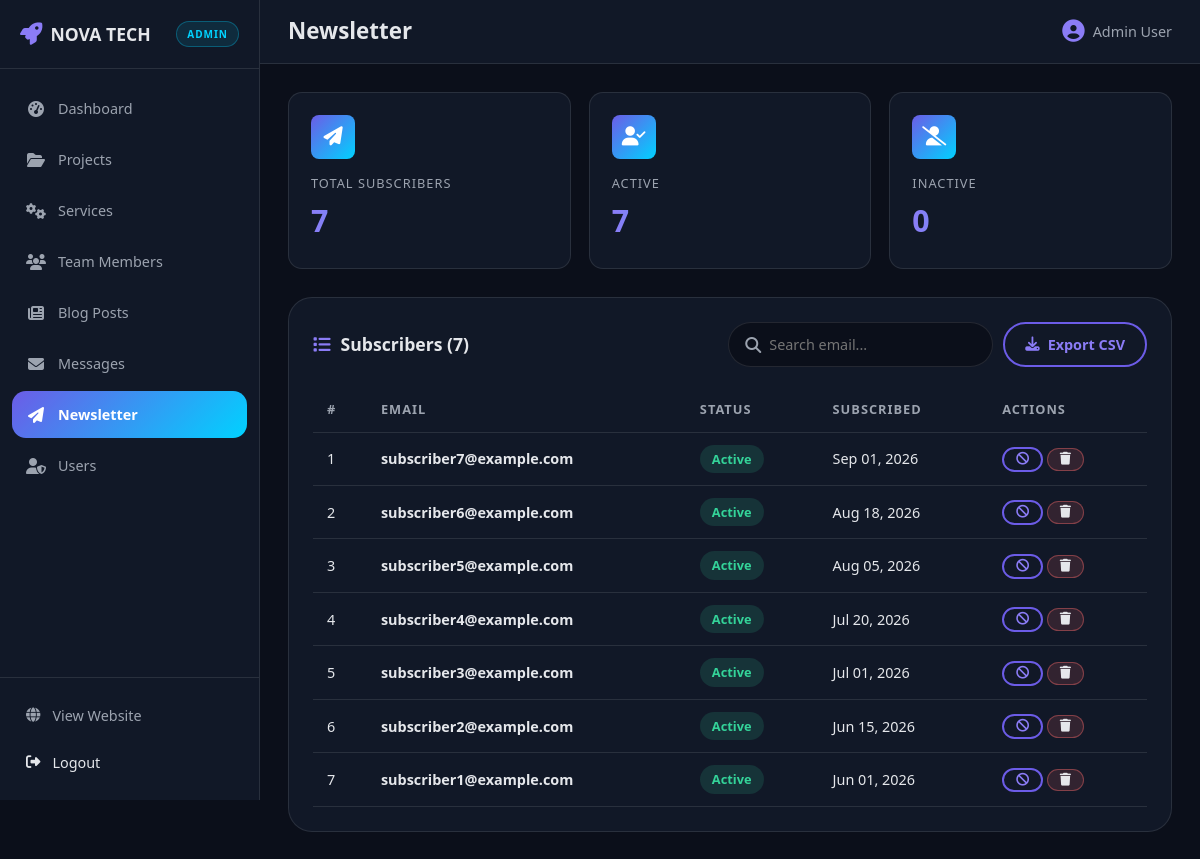
/admin/newsletter.php (signed in), run on the app's committed database.
### tables this page shows
CREATE TABLE IF NOT EXISTS newsletter_subscribers (
    id INT AUTO_INCREMENT PRIMARY KEY,
    email VARCHAR(255) NOT NULL UNIQUE,
    is_active TINYINT(1) DEFAULT 1,
    created_at TIMESTAMP DEFAULT CURRENT_TIMESTAMP,
    INDEX idx_email (email),
    INDEX idx_active (is_active)
);

### includes/functions.php (called while the page is built, shortened)
<?php
function sanitize($input) {
    return htmlspecialchars(trim($input), ENT_QUOTES, 'UTF-8');
}
function fetch_all($pdo, $sql, $params = []) {
    $stmt = $pdo->prepare($sql);
    $stmt->execute($params);
    return $stmt->fetchAll();
}
function count_rows($pdo, $sql, $params = []) {
    $stmt = $pdo->prepare($sql);
    $stmt->execute($params);
    $result = $stmt->fetch();
    return $result['total'] ?? 0;
}
function format_date($date, $format = 'M d, Y') {
    return date($format, strtotime($date));
}

### admin/newsletter.php (the view, shortened to what this page needs)
<?php
require_once __DIR__ . '/../config/database.php';
require_once __DIR__ . '/../includes/functions.php';
$search = trim($_GET['search'] ?? '');
$where = '';
$params = [];
$subscribers = fetch_all($pdo, "SELECT * FROM newsletter_subscribers $where ORDER BY created_at DESC", $params);
$total_count = count_rows($pdo, "SELECT COUNT(*) as total FROM newsletter_subscribers");
$active_count = count_rows($pdo, "SELECT COUNT(*) as total FROM newsletter_subscribers WHERE is_active = 1");
include __DIR__ . '/includes/layout_start.php';
?>
<div class="admin-cards" style="grid-template-columns:repeat(3,1fr);">
    <div class="admin-card">
        <div class="admin-card__icon"><i class="fas fa-paper-plane"></i></div>
        <div class="admin-card__label">Total Subscribers</div>
        <div class="admin-card__value"><?= (int)$total_count ?></div>
    </div>
    <div class="admin-card">
        <div class="admin-card__icon"><i class="fas fa-user-check"></i></div>
        <div class="admin-card__label">Active</div>
        <div class="admin-card__value"><?= (int)$active_count ?></div>
    </div>
    <div class="admin-card">
        <div class="admin-card__icon"><i class="fas fa-user-slash"></i></div>
        <div class="admin-card__label">Inactive</div>
        <div class="admin-card__value"><?= (int)($total_count - $active_count) ?></div>
    </div>
</div>
<div class="admin-panel">
    <div class="admin-panel__tools">
        <h2 class="admin-panel__title" style="margin:0;"><i class="fas fa-list"></i> Subscribers (<?= count($subscribers) ?>)</h2>
        <div style="display:flex;gap:10px;flex-wrap:wrap;">
            <form method="GET" class="admin-search">
                <i class="fas fa-search"></i>
                <input type="text" name="search" placeholder="Search email..." value="<?= sanitize($search) ?>">
            </form>
            <a href="?export=1<?= $search ? '&amp;search=' . urlencode($search) : '' ?>" class="btn btn--outline btn--sm"><i class="fas fa-download"></i> Export CSV</a>
        </div>
    </div>
    <div class="admin-table-wrap">
        <table class="admin-table">
            <thead>
                <tr><th>#</th><th>Email</th><th>Status</th><th>Subscribed</th><th>Actions</th></tr>
            </thead>
            <tbody>
            <?php if (empty($subscribers)): ?>
                <tr><td colspan="5" style="text-align:center;padding:30px;color:var(--color-text-muted);">No subscribers found.</td></tr>
            <?php else: ?>
                <?php foreach ($subscribers as $i => $sub): ?>
                <tr>
                    <td><?= $i + 1 ?></td>
                    <td><strong><?= sanitize($sub['email']) ?></strong></td>
                    <td><?= $sub['is_active'] ? '<span class="badge badge--done">Active</span>' : '<span class="badge badge--pending">Inactive</span>' ?></td>
                    <td><?= format_date($sub['created_at']) ?></td>
                    <td style="white-space:nowrap;">
                        <form method="POST" style="display:inline;">
                            <button class="btn btn--outline btn--sm" type="submit">
                                <i class="fas fa-<?= $sub['is_active'] ? 'ban' : 'check' ?>"></i>
                            </button>
                        </form>
                        <form method="POST" onsubmit="return confirm('Remove this subscriber?')" style="display:inline;">
                            <button class="btn btn--danger btn--sm" type="submit"><i class="fas fa-trash"></i></button>
                        </form>
                    </td>
                </tr>
                <?php endforeach; ?>
            <?php endif; ?>
            </tbody>
        </table>
    </div>
</div>
<?php
include __DIR__ . '/includes/layout_end.php';
?>

### css/style.css (style rules this page uses)
:root { --color-primary: #6c5ce7; --color-primary-dark: #5a4bd1; --color-primary-light: #8b7cf6; --color-accent: #00d2ff; --color-accent-2: #ff6b6b; --color-bg: #0b0f1a; --color-bg-2: #111827; --color-bg-3: #1a2234; --color-text: #e5e7eb; --color-text-muted: #9ca3af; --color-border: rgba(255, 255, 255, 0.1); --color-white: #ffffff; --gradient-primary: linear-gradient(135deg, var(--color-primary), var(--color-accent)); --gradient-text: linear-gradient(90deg, var(--color-primary-light), var(--color-accent)); --shadow-sm: 0 2px 8px rgba(0, 0, 0, 0.25); --shadow-md: 0 8px 24px rgba(0, 0, 0, 0.3); --shadow-lg: 0 16px 48px rgba(0, 0, 0, 0.4); --container-max: 1200px; --radius-sm: 8px; --radius-md: 14px; --radius-lg: 24px; --radius-full: 999px; --font-sans: 'Segoe UI', -apple-system, BlinkMacSystemFont, Roboto, Helvetica, Arial, sans-serif; --size-xs: 0.8rem; --size-sm: 0.9rem; --size-base: 1rem; --size-lg: 1.1rem; --size-xl: 1.4rem; --size-2xl: 2rem; --size-3xl: 2.8rem; --transition: all 0.3s ease; }
*, *::before, *::after { margin: 0; padding: 0; box-sizing: border-box; }
html { scroll-behavior: smooth; scroll-padding-top: 90px; }
body { font-family: var(--font-sans); background-color: var(--color-bg); color: var(--color-text); line-height: 1.6; overflow-x: hidden; }
a { text-decoration: none; color: inherit; }
button { font-family: inherit; cursor: pointer; border: none; background: none; color: inherit; }
input, textarea, select { font-family: inherit; font-size: var(--size-base); }
h1, h2, h3, h4, h5, h6 { line-height: 1.2; font-weight: 700; }
.btn { display: inline-flex; align-items: center; justify-content: center; gap: 8px; padding: 14px 28px; font-size: var(--size-base); font-weight: 600; border-radius: var(--radius-full); transition: var(--transition); white-space: nowrap; text-align: center; }
.btn--outline { border: 2px solid var(--color-primary); color: var(--color-primary-light); }
.btn--sm { padding: 9px 20px; font-size: var(--size-sm); }
.badge { display: inline-block; padding: 4px 12px; font-size: var(--size-xs); font-weight: 600; border-radius: var(--radius-full); }
.badge--done { color: #34d399; background: rgba(52, 211, 153, 0.14); }

### css/animations.css (style rules this page uses)
.btn { position: relative; overflow: hidden; }
.btn::after { content: ""; position: absolute; top: 0; left: -100%; width: 60%; height: 100%; background: linear-gradient(90deg, transparent, rgba(255, 255, 255, 0.25), transparent); transform: skewX(-20deg); transition: left 0.5s ease; }

### data on the page
newsletter_subscribers: email "subscriber7@example.com", is_active "Active", created_at "Sep 01, 2026"
newsletter_subscribers: email "subscriber6@example.com", is_active "Active", created_at "Aug 18, 2026"
newsletter_subscribers: email "subscriber5@example.com", is_active "Active", created_at "Aug 05, 2026"
newsletter_subscribers: email "subscriber4@example.com", is_active "Active", created_at "Jul 20, 2026"
newsletter_subscribers: email "subscriber3@example.com", is_active "Active", created_at "Jul 01, 2026"
newsletter_subscribers: email "subscriber2@example.com", is_active "Active", created_at "Jun 15, 2026"
newsletter_subscribers: email "subscriber1@example.com", is_active "Active", created_at "Jun 01, 2026"

### other printed values
$admin_page_title "Newsletter"
$_SESSION['user_name'] "Admin User"
$total_count "7"
$active_count "7"
$total_count - $active_count "0"
count($subscribers) "7"
